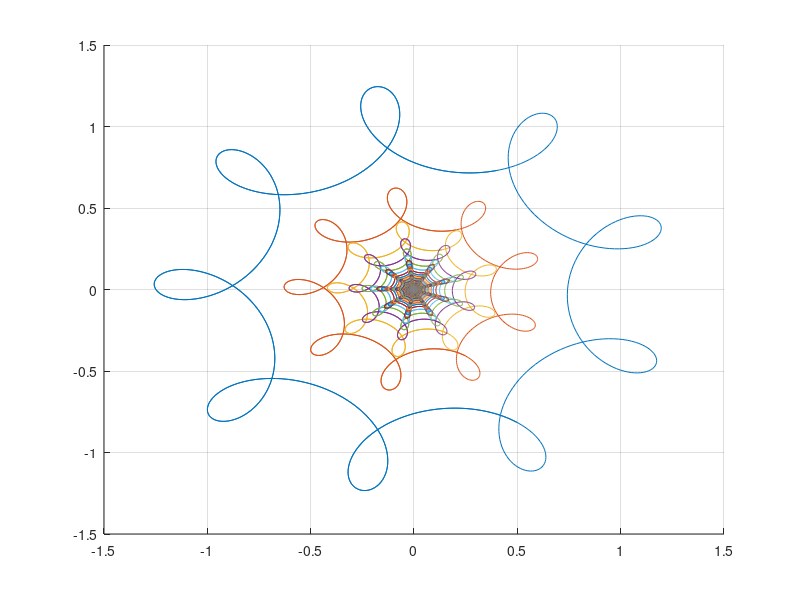

Write the MATLAB code that produced this figure.
t = -5:0.01:5;
a = 1/4;
b = 1/16;
m = 8;
n=8;
s = 1000;
x = cos(t) - a*cos(m*t)+b*sin(n*t);
y = sin(t) + a* sin(m*t) +b*cos(n * t);
hold on
for i = 1:s
  plot(x/i, y/i)
end
hold off
grid on
